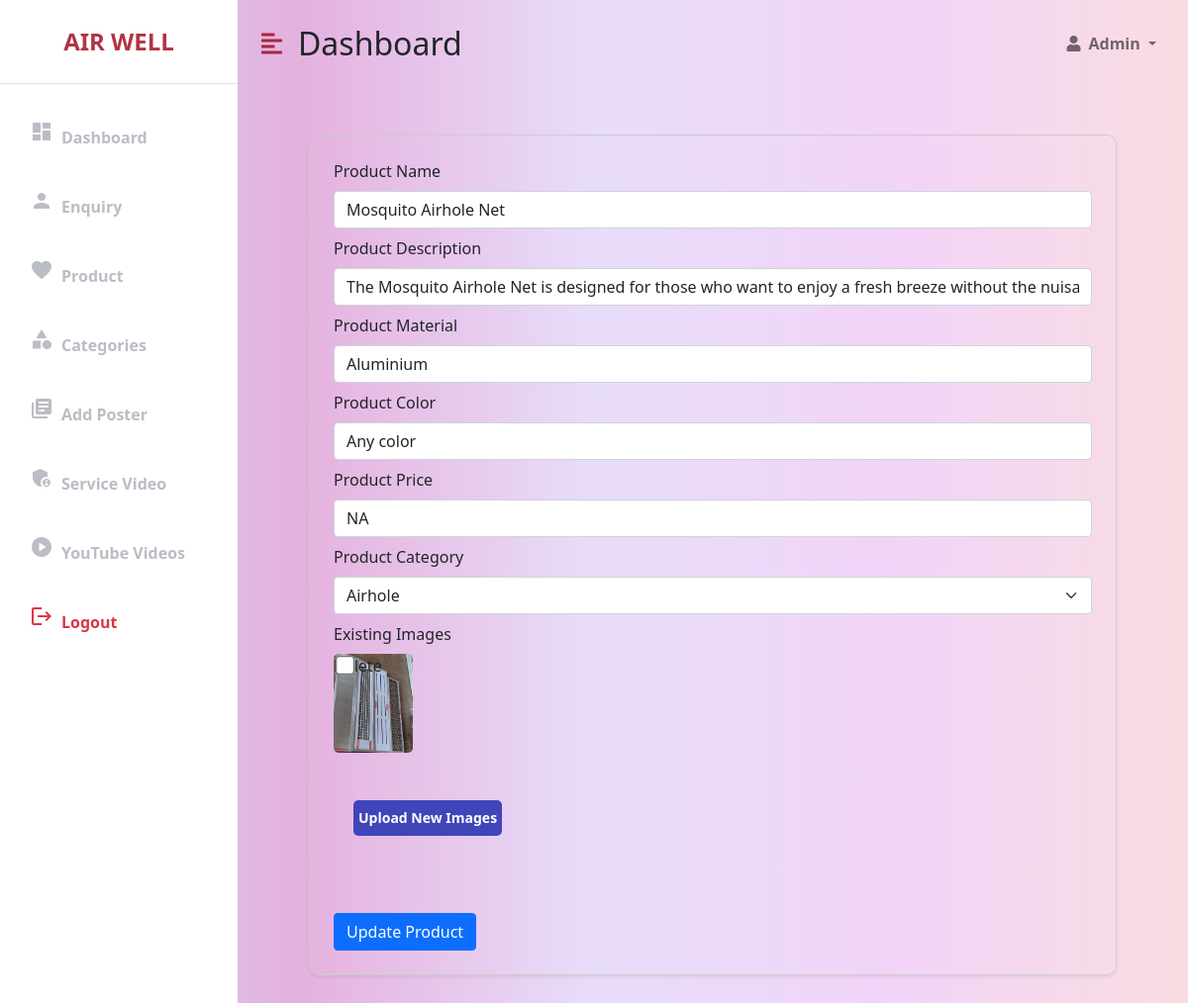
The app's page /update-product/Mosquito-Airhole-Net/ (signed in), older data.
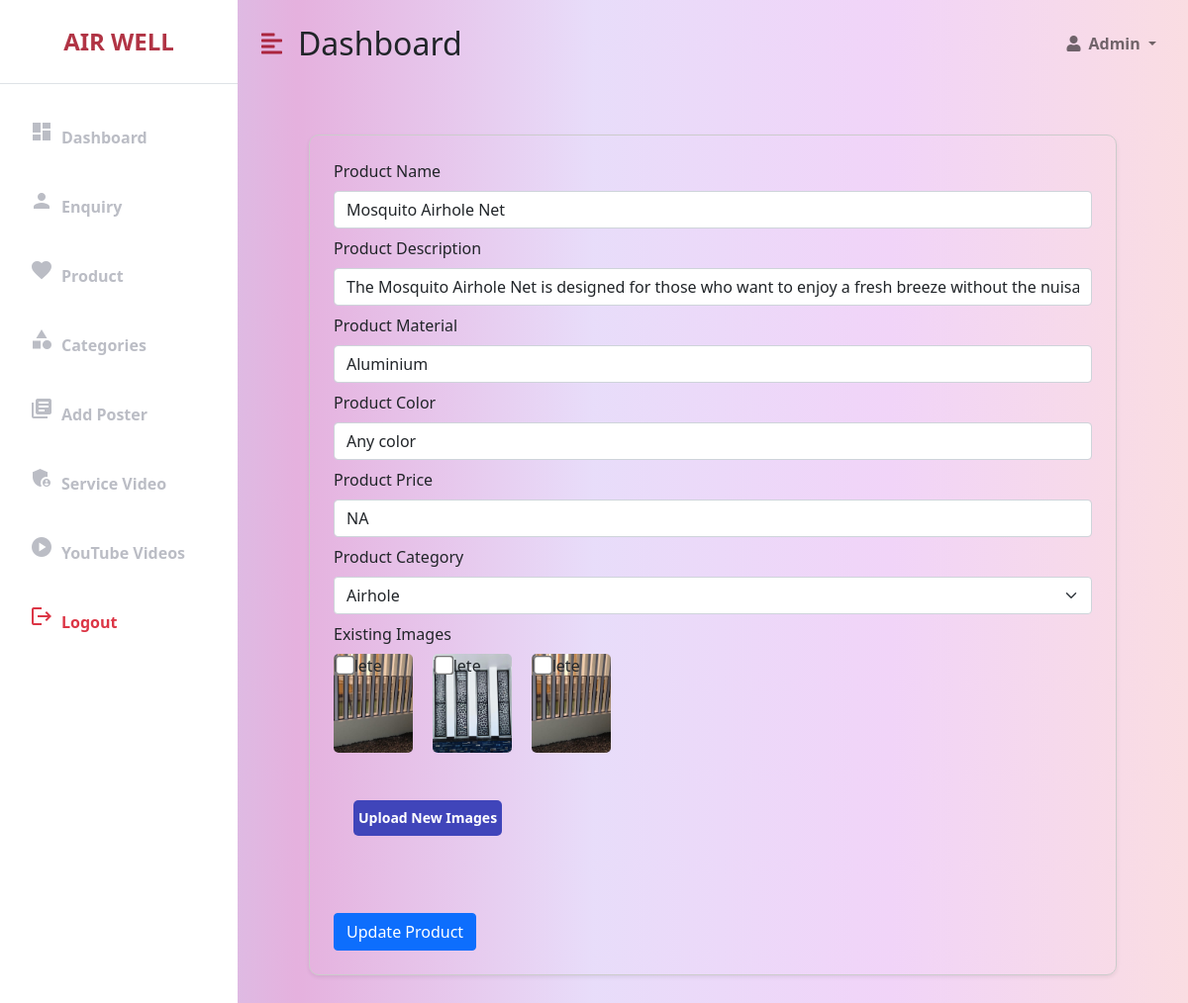
The same page, newer data.
### AirWellApp/models.py (models this page shows, shortened)
class ProductImageModel(models.Model):
    product_id = models.ForeignKey(ProductModel, on_delete=models.CASCADE)
    product_image = models.ImageField(upload_to='images/', null=True)
    class Meta:
        db_table = "product_images"

### AirWellApp/views.py (the view, shortened to what this page needs)
# urls.py: path('update-product/<str:product_id>/', views.update_product, name='update_product'),
@login_required(login_url='/login')
def update_product(request, product_id):
    product = get_object_or_404(ProductModel, pk=product_id)
    images = ProductImageModel.objects.filter(product_id=product)
    categories = ProductCategoryModel.objects.all()
    return render(request, 'admin/admin_update_product.html', {
        'product': product,
        'images': images,
        'category': categories,
    })

### templates/admin/admin_update_product.html (shortened to what the changed rows need)
<!DOCTYPE html>
<html lang="en">
<head>
    <link href="https://cdn.jsdelivr.net/npm/bootstrap@5.0.0-beta3/dist/css/bootstrap.min.css" rel="stylesheet" />
    <link rel="stylesheet" href="https://cdnjs.cloudflare.com/ajax/libs/font-awesome/5.15.3/css/all.min.css" />
</head>
<body>
    <div class="d-flex" id="wrapper">
        <div id="page-content-wrapper">
            <nav class="navbar navbar-expand-lg navbar-light bg-transparent py-4 px-4">
                <div class="d-flex align-items-center">
                    <h2 class="fs-2 m-0">Dashboard</h2>
                </div>
            </nav>
            <div class="container-fluid px-4">
                <form method="POST" class="shadow-sm p-4 m-5" style="border: 1px solid #ccc; border-radius: 10px" enctype="multipart/form-data">
<div class="mb-3">
    <div class="upload__img-wrap">
        {% for image in images %}
        <div class="upload__img-box">
            <div style="background-image: url('{{ image.product_image.url }}')" class="img-bg">
                <input type="checkbox" class="existing-image-delete" data-image-id="{{ image.id }}"> Delete
            </div>
        </div>
        {% endfor %}
    </div>
</div>
                </form>
            </div>
        </div>
    </div>
</body>
</html>

Row changes from the older to the newer data that the page shows:
removed ProductImageModel: product_image (picture)
added ProductImageModel: product_image (picture)
added ProductImageModel: product_image (picture)
added ProductImageModel: product_image (picture)
